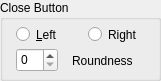
     <widget class="QGroupBox" name="groupTabcloser">
      <property name="geometry">
       <rect>
        <x>16</x>
        <y>104</y>
        <width>161</width>
        <height>81</height>
       </rect>
      </property>
      <property name="title">
       <string>Close Button</string>
      </property>
      <widget class="QRadioButton" name="radioLeft">
       <property name="geometry">
        <rect>
         <x>16</x>
         <y>26</y>
         <width>65</width>
         <height>17</height>
        </rect>
       </property>
       <property name="text">
        <string>&amp;Left</string>
       </property>
      </widget>
      <widget class="QRadioButton" name="radioRight">
       <property name="geometry">
        <rect>
         <x>88</x>
         <y>26</y>
         <width>65</width>
         <height>17</height>
        </rect>
       </property>
       <property name="text">
        <string>Right</string>
       </property>
      </widget>
      <widget class="QSpinBox" name="spinTabcloserrnd">
       <property name="geometry">
        <rect>
         <x>16</x>
         <y>48</y>
         <width>42</width>
         <height>24</height>
        </rect>
       </property>
      </widget>
      <widget class="QLabel" name="label_7">
       <property name="geometry">
        <rect>
         <x>72</x>
         <y>48</y>
         <width>73</width>
         <height>25</height>
        </rect>
       </property>
       <property name="text">
        <string>Roundness</string>
       </property>
      </widget>
     </widget>
